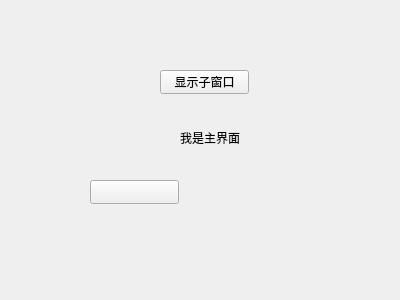
<?xml version="1.0" encoding="UTF-8"?>
<ui version="4.0">
 <class>MyWidget</class>
 <widget class="QWidget" name="MyWidget">
  <property name="geometry">
   <rect>
    <x>0</x>
    <y>0</y>
    <width>400</width>
    <height>300</height>
   </rect>
  </property>
  <property name="windowTitle">
   <string>MyWidget</string>
  </property>
  <widget class="QLabel" name="label">
   <property name="geometry">
    <rect>
     <x>180</x>
     <y>130</y>
     <width>72</width>
     <height>15</height>
    </rect>
   </property>
   <property name="text">
    <string>我是主界面</string>
   </property>
  </widget>
  <widget class="QPushButton" name="showChildButton">
   <property name="geometry">
    <rect>
     <x>160</x>
     <y>70</y>
     <width>89</width>
     <height>24</height>
    </rect>
   </property>
   <property name="text">
    <string>显示子窗口</string>
   </property>
  </widget>
  <widget class="QPushButton" name="pushButton">
   <property name="geometry">
    <rect>
     <x>90</x>
     <y>180</y>
     <width>89</width>
     <height>24</height>
    </rect>
   </property>
   <property name="styleSheet">
    <string notr="true">border-image: url(:/picture/打开文件.png);</string>
   </property>
   <property name="text">
    <string/>
   </property>
  </widget>
 </widget>
 <layoutdefault spacing="6" margin="11"/>
 <resources/>
 <connections/>
</ui>
